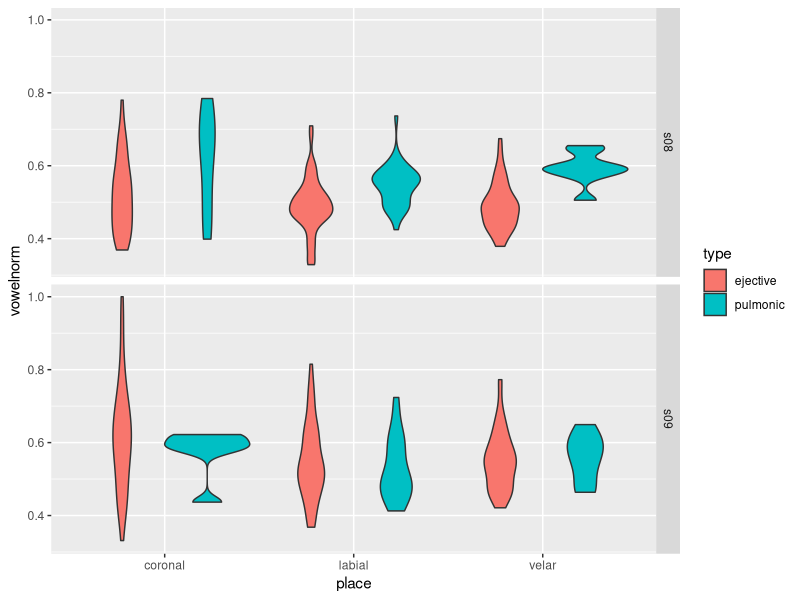

This chart was generated by the following R code:
## ---- chunk 1
datafile <- readr::read_delim("../results/features/abx.csv", delim = ",")

ggplot2::ggplot(datafile, ggplot2::aes(x = place, y = vowelnorm, fill = type)) +
  ggplot2::geom_violin() + 
  ggplot2::facet_grid(speaker ~.)

#ggplot2::ggsave("/Users/chloe/vowel_norm.jpeg", width = 8, height = 5)
